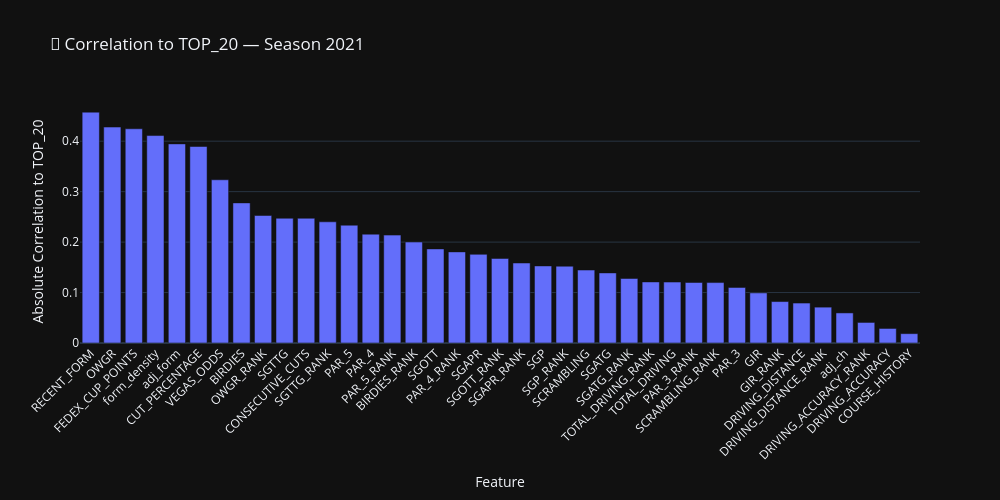
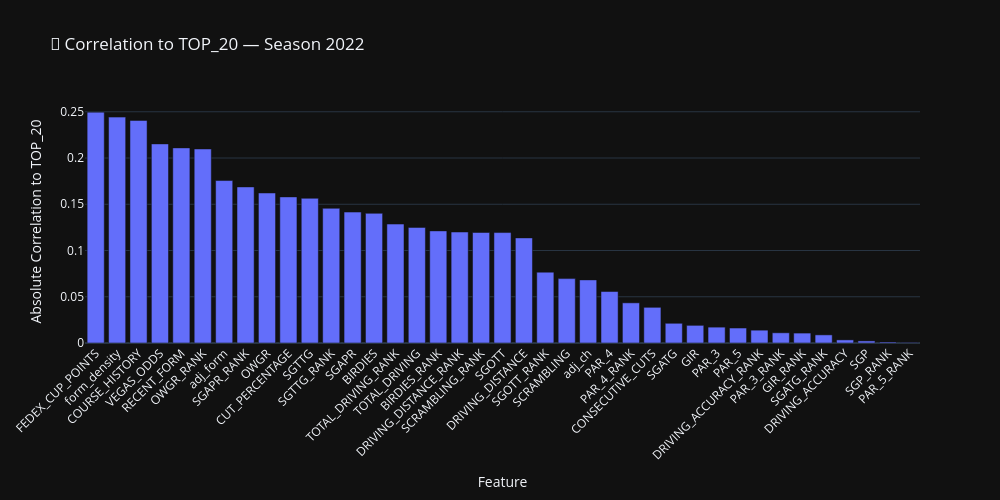
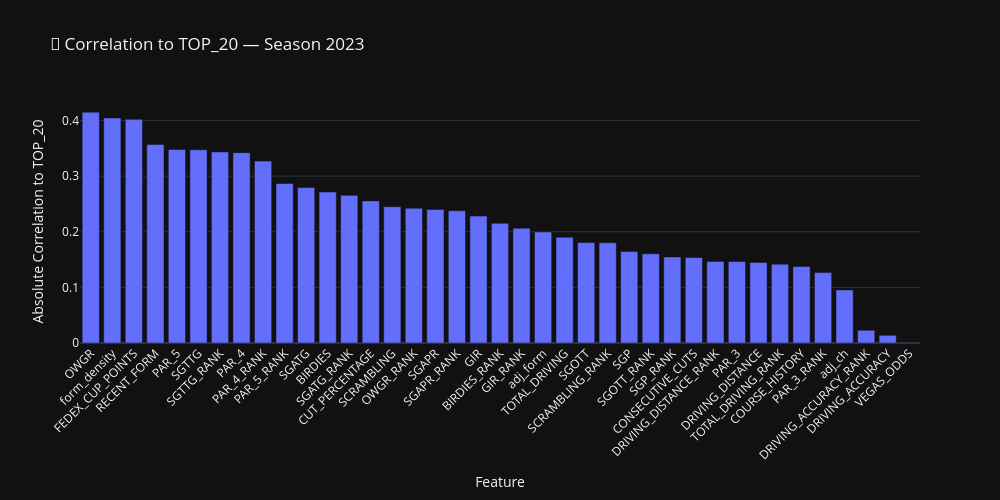
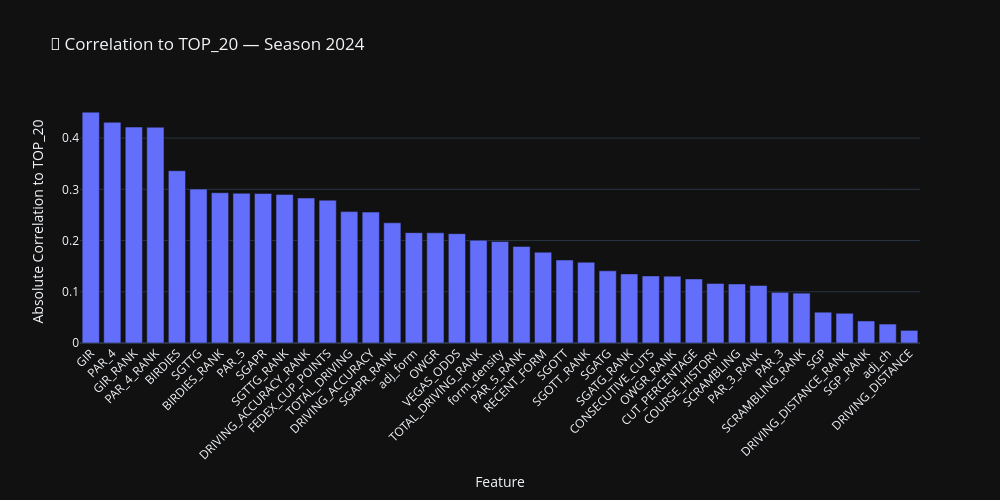

Notebook code for these charts, in order:
### Markdown cell above
## Correlations
**Last 4 Years**

### Code cell
import plotly.express as px

# Get the 4 most recent seasons (or fewer if not available)
available_seasons = sorted(training_df["SEASON"].unique())[-4:]

# Dictionary to store correlation results
correlation_frames = {}

# Calculate correlations for each season
for season in available_seasons:
    df = training_df[training_df["SEASON"] == season].copy()

    # Numeric features only, drop final result
    numeric = df.select_dtypes(include=["float64", "int64"]).drop(columns=["FINAL_POS", "SEASON"], errors="ignore")

    # Skip if TOP_20 is not present
    if "TOP_20" not in numeric.columns:
        continue

    # Correlation with TOP_20
    cor = numeric.corr().abs()["TOP_20"].drop("TOP_20", errors="ignore").sort_values(ascending=False)
    cor_df = cor.reset_index()
    cor_df.columns = ["Feature", "Correlation"]
    correlation_frames[season] = cor_df

# Plot one bar chart per season
for season, cor_df in correlation_frames.items():
    fig = px.bar(
        cor_df,
        x="Feature",
        y="Correlation",
        title=f"🔎 Correlation to TOP_20 — Season {int(season)}",
        height=500,
        width=1000
    )

    fig.update_layout(
        xaxis_title="Feature",
        yaxis_title="Absolute Correlation to TOP_20",
        template="plotly_dark",
        xaxis_tickangle=-45
    )

    fig.show()

### Figure 1 — Plotly figure (JSON) as saved in the notebook; plotly's stock layout.template omitted (floating-point values rounded to 4 significant figures)
{"data": [{"hovertemplate": "Feature=%{x}<br>Correlation=%{y}<extra></extra>", "legendgroup": "", "marker": {"color": "#636efa", "pattern": {"shape": ""}}, "name": "", "orientation": "v", "showlegend": false, "textposition": "auto", "type": "bar", "x": ["RECENT_FORM", "OWGR", "FEDEX_CUP_POINTS", "form_density", "adj_form", "CUT_PERCENTAGE", "VEGAS_ODDS", "BIRDIES", "OWGR_RANK", "SGTTG", "CONSECUTIVE_CUTS", "SGTTG_RANK", "PAR_5", "PAR_4", "PAR_5_RANK", "BIRDIES_RANK", "SGOTT", "PAR_4_RANK", "SGAPR", "SGOTT_RANK", "SGAPR_RANK", "SGP", "SGP_RANK", "SCRAMBLING", "SGATG", "SGATG_RANK", "TOTAL_DRIVING_RANK", "TOTAL_DRIVING", "PAR_3_RANK", "SCRAMBLING_RANK", "PAR_3", "GIR", "GIR_RANK", "DRIVING_DISTANCE", "DRIVING_DISTANCE_RANK", "adj_ch", "DRIVING_ACCURACY_RANK", "DRIVING_ACCURACY", "COURSE_HISTORY"], "xaxis": "x", "y": [0.4576, 0.428, 0.4246, 0.4112, 0.3947, 0.3895, 0.3235, 0.2777, 0.2528, 0.2473, 0.2472, 0.2402, 0.2335, 0.2157, 0.2138, 0.2001, 0.1865, 0.1806, 0.1758, 0.1676, 0.1585, 0.1528, 0.1523, 0.1446, 0.1389, 0.1279, 0.1211, 0.1208, 0.1199, 0.1198, 0.1102, 0.09928, 0.08215, 0.0792, 0.07105, 0.05961, 0.04074, 0.02883, 0.01853], "yaxis": "y"}], "layout": {"barmode": "relative", "height": 500, "legend": {"tracegroupgap": 0}, "title": {"text": "🔎 Correlation to TOP_20 — Season 2021"}, "width": 1000, "xaxis": {"anchor": "y", "domain": [0, 1], "tickangle": -45, "title": {"text": "Feature"}}, "yaxis": {"anchor": "x", "domain": [0, 1], "title": {"text": "Absolute Correlation to TOP_20"}}}}

### Figure 2 — Plotly figure (JSON) as saved in the notebook; plotly's stock layout.template omitted (floating-point values rounded to 4 significant figures)
{"data": [{"hovertemplate": "Feature=%{x}<br>Correlation=%{y}<extra></extra>", "legendgroup": "", "marker": {"color": "#636efa", "pattern": {"shape": ""}}, "name": "", "orientation": "v", "showlegend": false, "textposition": "auto", "type": "bar", "x": ["FEDEX_CUP_POINTS", "form_density", "COURSE_HISTORY", "VEGAS_ODDS", "RECENT_FORM", "OWGR_RANK", "adj_form", "SGAPR_RANK", "OWGR", "CUT_PERCENTAGE", "SGTTG", "SGTTG_RANK", "SGAPR", "BIRDIES", "TOTAL_DRIVING_RANK", "TOTAL_DRIVING", "BIRDIES_RANK", "DRIVING_DISTANCE_RANK", "SCRAMBLING_RANK", "SGOTT", "DRIVING_DISTANCE", "SGOTT_RANK", "SCRAMBLING", "adj_ch", "PAR_4", "PAR_4_RANK", "CONSECUTIVE_CUTS", "SGATG", "GIR", "PAR_3", "PAR_5", "DRIVING_ACCURACY_RANK", "PAR_3_RANK", "GIR_RANK", "SGATG_RANK", "DRIVING_ACCURACY", "SGP", "SGP_RANK", "PAR_5_RANK"], "xaxis": "x", "y": [0.2496, 0.2442, 0.2407, 0.2153, 0.211, 0.2098, 0.1757, 0.1688, 0.1622, 0.158, 0.1564, 0.1456, 0.1416, 0.1402, 0.1286, 0.125, 0.1212, 0.12, 0.1195, 0.1194, 0.1136, 0.07658, 0.06961, 0.06823, 0.05566, 0.04341, 0.03858, 0.02131, 0.01908, 0.01714, 0.01619, 0.01387, 0.01102, 0.01071, 0.008764, 0.003347, 0.002234, 0.001061, 0.0006078], "yaxis": "y"}], "layout": {"barmode": "relative", "height": 500, "legend": {"tracegroupgap": 0}, "title": {"text": "🔎 Correlation to TOP_20 — Season 2022"}, "width": 1000, "xaxis": {"anchor": "y", "domain": [0, 1], "tickangle": -45, "title": {"text": "Feature"}}, "yaxis": {"anchor": "x", "domain": [0, 1], "title": {"text": "Absolute Correlation to TOP_20"}}}}

### Figure 3 — Plotly figure (JSON) as saved in the notebook; plotly's stock layout.template omitted (floating-point values rounded to 4 significant figures)
{"data": [{"hovertemplate": "Feature=%{x}<br>Correlation=%{y}<extra></extra>", "legendgroup": "", "marker": {"color": "#636efa", "pattern": {"shape": ""}}, "name": "", "orientation": "v", "showlegend": false, "textposition": "auto", "type": "bar", "x": ["OWGR", "form_density", "FEDEX_CUP_POINTS", "RECENT_FORM", "PAR_5", "SGTTG", "SGTTG_RANK", "PAR_4", "PAR_4_RANK", "PAR_5_RANK", "SGATG", "BIRDIES", "SGATG_RANK", "CUT_PERCENTAGE", "SCRAMBLING", "OWGR_RANK", "SGAPR", "SGAPR_RANK", "GIR", "BIRDIES_RANK", "GIR_RANK", "adj_form", "TOTAL_DRIVING", "SGOTT", "SCRAMBLING_RANK", "SGP", "SGOTT_RANK", "SGP_RANK", "CONSECUTIVE_CUTS", "DRIVING_DISTANCE_RANK", "PAR_3", "DRIVING_DISTANCE", "TOTAL_DRIVING_RANK", "COURSE_HISTORY", "PAR_3_RANK", "adj_ch", "DRIVING_ACCURACY_RANK", "DRIVING_ACCURACY", "VEGAS_ODDS"], "xaxis": "x", "y": [0.415, 0.4046, 0.4021, 0.3569, 0.3479, 0.3473, 0.3436, 0.3422, 0.3271, 0.2867, 0.2794, 0.2714, 0.2654, 0.2555, 0.245, 0.2423, 0.2402, 0.2377, 0.2282, 0.2152, 0.2064, 0.1996, 0.1902, 0.1806, 0.1803, 0.1647, 0.1604, 0.1547, 0.1537, 0.1466, 0.1464, 0.1449, 0.1417, 0.1377, 0.1265, 0.09551, 0.02288, 0.01381, NaN], "yaxis": "y"}], "layout": {"barmode": "relative", "height": 500, "legend": {"tracegroupgap": 0}, "title": {"text": "🔎 Correlation to TOP_20 — Season 2023"}, "width": 1000, "xaxis": {"anchor": "y", "domain": [0, 1], "tickangle": -45, "title": {"text": "Feature"}}, "yaxis": {"anchor": "x", "domain": [0, 1], "title": {"text": "Absolute Correlation to TOP_20"}}}}

### Figure 4 — Plotly figure (JSON) as saved in the notebook; plotly's stock layout.template omitted (floating-point values rounded to 4 significant figures)
{"data": [{"hovertemplate": "Feature=%{x}<br>Correlation=%{y}<extra></extra>", "legendgroup": "", "marker": {"color": "#636efa", "pattern": {"shape": ""}}, "name": "", "orientation": "v", "showlegend": false, "textposition": "auto", "type": "bar", "x": ["GIR", "PAR_4", "GIR_RANK", "PAR_4_RANK", "BIRDIES", "SGTTG", "BIRDIES_RANK", "PAR_5", "SGAPR", "SGTTG_RANK", "DRIVING_ACCURACY_RANK", "FEDEX_CUP_POINTS", "TOTAL_DRIVING", "DRIVING_ACCURACY", "SGAPR_RANK", "adj_form", "OWGR", "VEGAS_ODDS", "TOTAL_DRIVING_RANK", "form_density", "PAR_5_RANK", "RECENT_FORM", "SGOTT", "SGOTT_RANK", "SGATG", "SGATG_RANK", "CONSECUTIVE_CUTS", "OWGR_RANK", "CUT_PERCENTAGE", "COURSE_HISTORY", "SCRAMBLING", "PAR_3_RANK", "PAR_3", "SCRAMBLING_RANK", "SGP", "DRIVING_DISTANCE_RANK", "SGP_RANK", "adj_ch", "DRIVING_DISTANCE"], "xaxis": "x", "y": [0.4507, 0.4309, 0.4215, 0.4213, 0.3363, 0.3004, 0.2934, 0.2924, 0.2918, 0.2901, 0.283, 0.2788, 0.2565, 0.2556, 0.2346, 0.2155, 0.2151, 0.2135, 0.2005, 0.198, 0.1886, 0.1773, 0.1621, 0.1576, 0.1409, 0.1349, 0.131, 0.1305, 0.1251, 0.1163, 0.1154, 0.1124, 0.0989, 0.09734, 0.06015, 0.05807, 0.04303, 0.037, 0.02463], "yaxis": "y"}], "layout": {"barmode": "relative", "height": 500, "legend": {"tracegroupgap": 0}, "title": {"text": "🔎 Correlation to TOP_20 — Season 2024"}, "width": 1000, "xaxis": {"anchor": "y", "domain": [0, 1], "tickangle": -45, "title": {"text": "Feature"}}, "yaxis": {"anchor": "x", "domain": [0, 1], "title": {"text": "Absolute Correlation to TOP_20"}}}}
